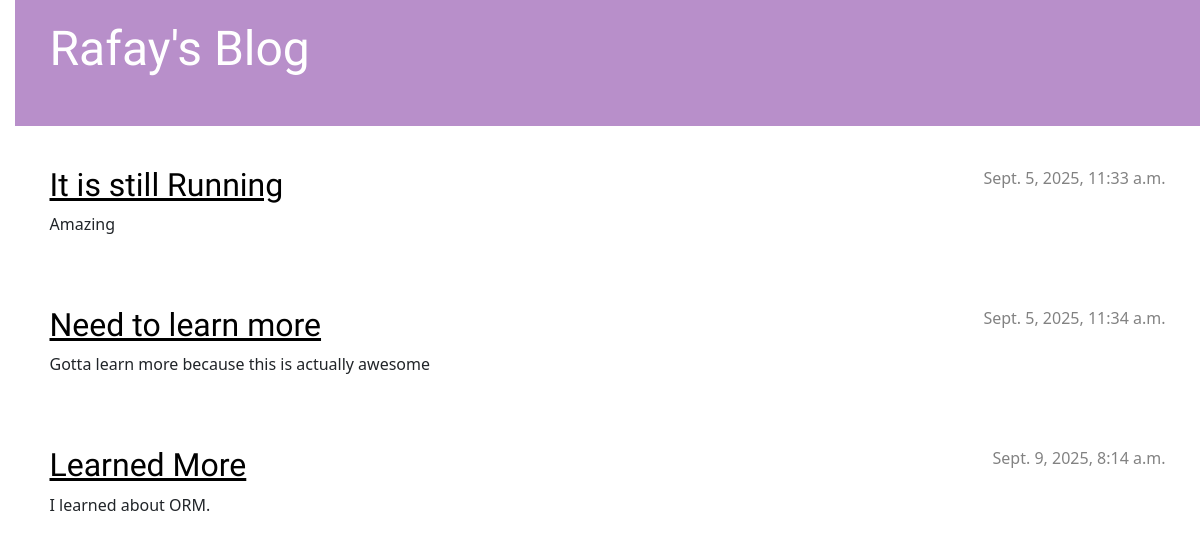
Before: / with the older database file.
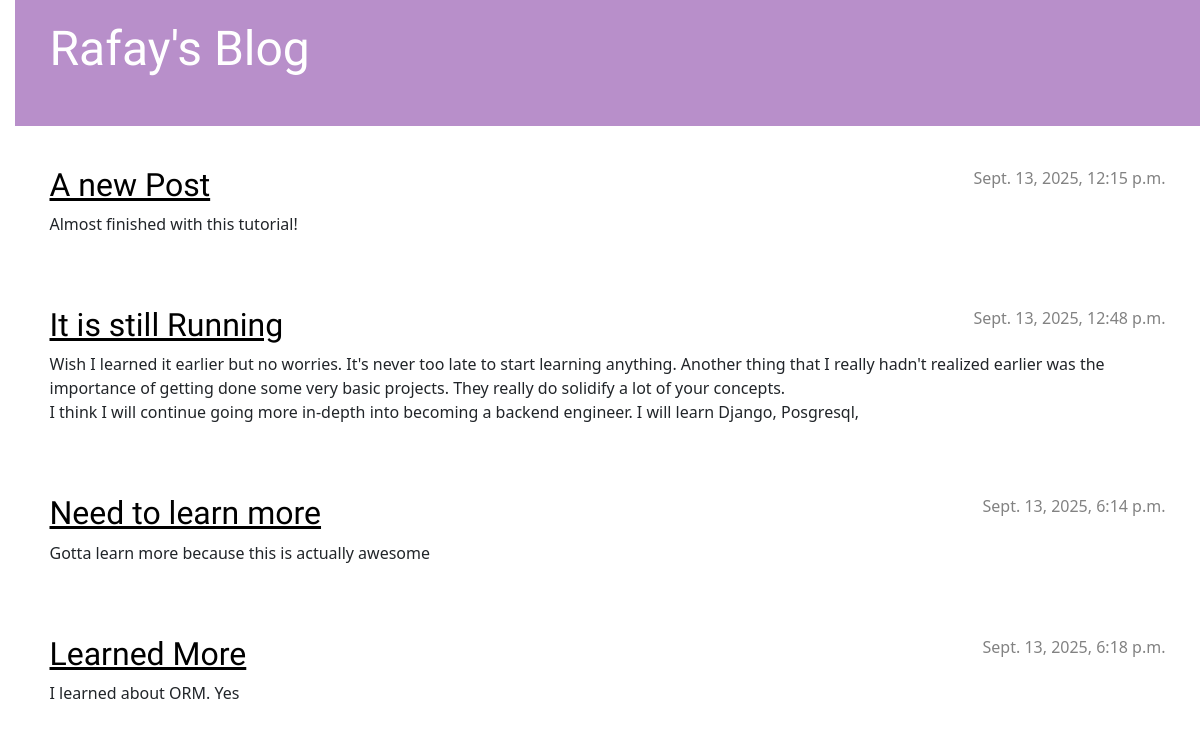
After: the same page with the newer database file.
### blog/models.py (models this page shows, shortened)
class Post(models.Model):
    author = models.ForeignKey(settings.AUTH_USER_MODEL, on_delete=models.CASCADE)
    title = models.CharField(max_length=200)
    text = models.TextField()
    created_date = models.DateTimeField(default=timezone.now)
    published_date = models.DateTimeField(blank=True, null=True)

### blog/views.py (the view)
# urls.py: path('', views.post_list, name='post_list'),
def post_list(request):
    posts = Post.objects.filter(published_date__lte=timezone.now()).order_by('published_date')
    return render(request, 'blog/post_list.html', {'posts':posts})

### blog/templates/blog/post_list.html
{% extends 'blog/base.html' %}
{% block content %}
    {% for post in posts %}
        <article class="post">
            <time class="date">
                {{ post.published_date }}
            </time>
            <h2><a href="{% url 'post_detail' pk=post.pk %}">{{ post.title }}</a></h2>
            <p>{{ post.text|linebreaksbr }}</p>
        </article>
    {% endfor %}
{% endblock %}

### blog/templates/blog/base.html (shortened to what this page needs)
{% load static %}
<!DOCTYPE html>
<html>
    <head>
        <link rel="stylesheet" href="https://cdn.jsdelivr.net/npm/bootstrap@5.3.3/dist/css/bootstrap.min.css">
        <link rel="stylesheet" href="{% static 'css/blog.css' %}">
    </head>
    <body>
       <body>
    <header class="page-header">
      <div class="container">
          <h1><a href="/">Rafay's Blog</a></h1>
      </div>
    </header>
    <main class="container">
        <div class="row">
            <div class="col">
            {% block content %}
            {% endblock %}
            </div>
        </div>
    </main>
</body>
</html>

### blog/static/css/blog.css (style rules this page uses)
h1 a, h2 a { color: #bd4fb2; font-family: 'Lobster'; }
body { padding-left: 15px; }
.page-header { background-color: #b88fca; margin-top: 0; margin-bottom: 40px; padding: 20px 20px 40px; }
.page-header h1, .page-header h1 a, .page-header h1 a:visited, .page-header h1 a:active { color: #ffffff; font-size: 36pt; text-decoration: none; }
h1, h2, h3, h4 { font-family: 'Lobster', cursive; }
.date { color: #828282; }
.post { margin-bottom: 70px; }
.post h2 a, .post h2 a:visited { color: #000000; }
.post > .date, .post > .actions { float: right; }

Changed rows visible on the page:
added Post: published_date "Sept. 13, 2025, 12:15 p.m.", title "A new Post", text "Almost finished with this tutorial!"
changed Post "It is still Running": published_date "Sept. 5, 2025, 11:33 a.m." → "Sept. 13, 2025, 12:48 p.m."; text "Amazing" → "Wish I learned it earlier but no worries. It's never too late to start learning anything. Another thing that I really hadn't realized earlier was the importance of getting done some very basic projects. They really do solidify a lot of your concepts. I think I will continue going more in-depth into becoming a backend engineer. I will learn Django, Posgresql,"
changed Post "Need to learn more": published_date "Sept. 5, 2025, 11:34 a.m." → "Sept. 13, 2025, 6:14 p.m."
changed Post "Learned More": published_date "Sept. 9, 2025, 8:14 a.m." → "Sept. 13, 2025, 6:18 p.m."; text "I learned about ORM." → "I learned about ORM. Yes"
